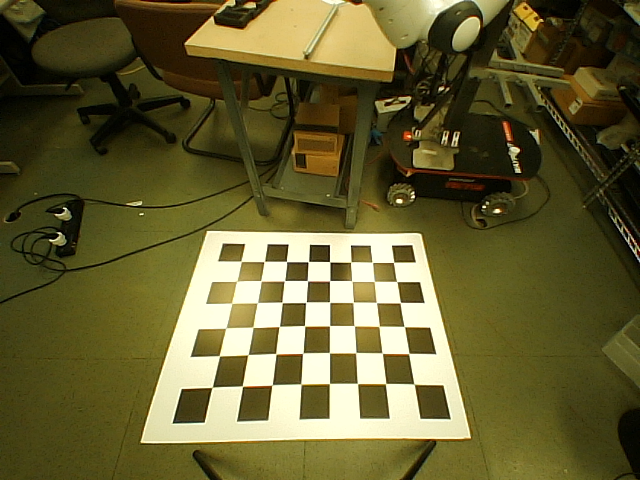
#> input picture TRINA/frontCamActual.png, 640 x 480 px, found by its file name
$ python homographySimple.py
#> lines starting #> are read from the running program, lines starting #| are printed output that depends on the picture
#working
import numpy as np
import cv2
import time

# path1 = r'C:\Users\Aman\Desktop\TRINA\OPENCV\source.jpg'
# path2 = r'C:\Users\Aman\Desktop\TRINA\OPENCV\desired.jpg'
path1 = r'C:\Users\Aman\Desktop\School\Python\TRINA\frontCamActual.png'
path2 = r'C:\Users\Aman\Desktop\School\Python\TRINA\frontCamDesired.png'


t = time.time()
img1 = cv2.imread(path1)
#> img1 is the input picture: shape (480, 640, 3); mean B, G, R 49.5, 93.9, 100.3
img2 = cv2.imread(path2)
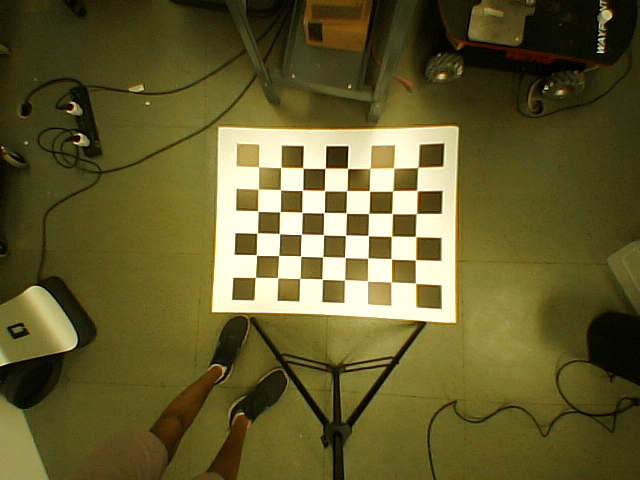
#> input picture TRINA/frontCamDesired.png, 640 x 480 px, found by its file name
#> img2 is the input picture: shape (480, 640, 3); mean B, G, R 44.7, 91.5, 98.8

img1 = cv2.cvtColor(img1, cv2.COLOR_BGR2GRAY)
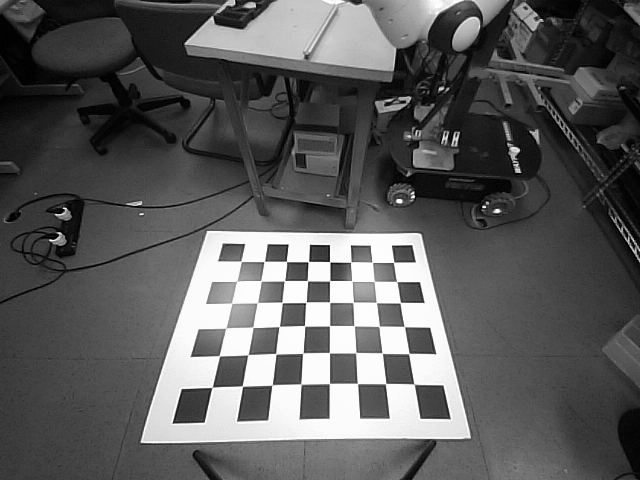
#> img1: shape (480, 640); min 0, max 254, mean 90.7
img2 = cv2.cvtColor(img2, cv2.COLOR_BGR2GRAY)
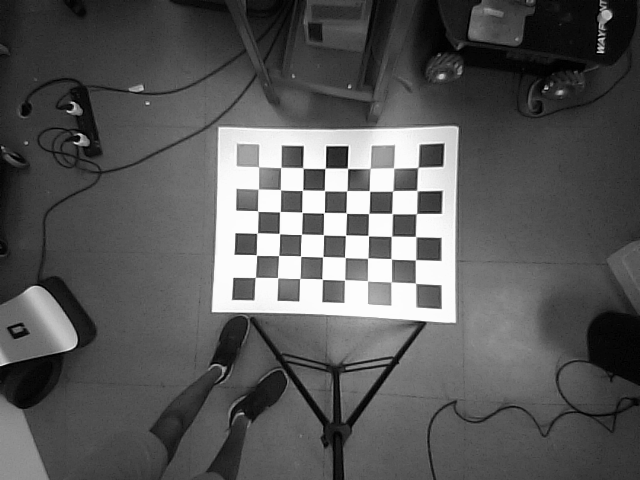
#> img2: shape (480, 640); min 0, max 254, mean 88.4


#patternSize stores the size of the chessboard you are looking for
patternSize = (8,6)

ret1, corners1 = cv2.findChessboardCorners(img1, patternSize)
#> ret1 = True; corners1 = 48 rows, first 8: [240.7, 261.2], [264.7, 261.3], [286.5, 261.4], [308.2, 261.9], [329.8, 261.9], [350.9, 262.2], [372.6, 262.4], [393.9, 262.1]
ret2, corners2 = cv2.findChessboardCorners(img2, patternSize)
#> ret2 = True; corners2 = 48 rows, first 8: [258.8, 167], [281, 167.4], [302.9, 168.1], [325, 168.3], [347.5, 168.3], [369.9, 168.5], [393.8, 168.3], [417.9, 167.4]


H, _ = cv2.findHomography(corners1, corners2)
#> H = [[1.73, 1.76, -335.3], [-0.196, 3.29, -460.4], [-0.0011, 0.00521, 1]]

print(H)
#| [[ 1.73308477e+00  1.75615974e+00 -3.35340811e+02]
#|  [-1.96324492e-01  3.29195597e+00 -4.60401589e+02]
#|  [-1.09548563e-03  5.20953349e-03  1.00000000e+00]]
print("This took {:.9f} seconds".format(time.time() - t))

#t = time.time()

# img1_warp = cv2.warpPerspective(img1, H, (img1.shape[1], img1.shape[0]))
def warpSingleImage(img,H):
    h,w = img.shape[:2]
#> h = 480; w = 640
    print(h,w)
#| 480 640
    pts = np.float32([[0,0],[0,h],[w,h],[w,0]]).reshape(-1,1,2)
#> pts = [[0, 0], [0, 480], [640, 480], [640, 0]]
    pts_ = cv2.perspectiveTransform(pts,H)
#> pts_ = [[-335.3, -460.4], [145, 319.9], [577.5, 355.1], [2589, -1960.8]]
    print(pts)
#| [[[  0.   0.]]
#|  [[  0. 480.]]
#|  [[640. 480.]]
#|  [[640.   0.]]]
    [xmin, ymin] = np.int32(pts_.min(axis=0).ravel() - 0.5)
#> xmin = -335; ymin = -1961
    [xmax, ymax] = np.int32(pts_.max(axis=0).ravel() + 0.5)
#> xmax = 2589; ymax = 355
#     template = np.zeros((xmax-xmin,ymax-ymin,3))
    t = [-xmin,-ymin]
#> t = [335, 1961]
    print(t,xmax,ymax)
#| [335, 1961] 2589 355
    Ht = np.array([[1,0,t[0]],[0,1,t[1]],[0,0,1]]) # translate
#> Ht = [[1, 0, 335], [0, 1, 1961], [0, 0, 1]]
    result = cv2.warpPerspective(img, Ht.dot(H), (xmax-xmin, ymax-ymin))
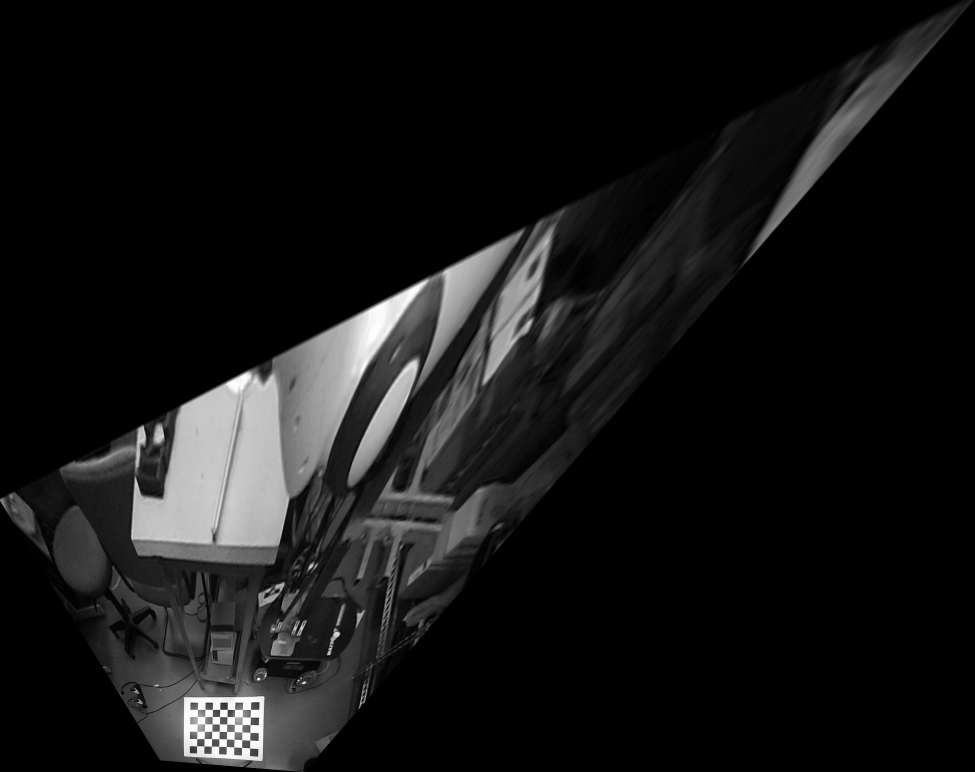
#> result: shape (2316, 2924) (shown at 1/3 size); min 0, max 254, mean 21.1
    result = cv2.resize(result,(480,720))
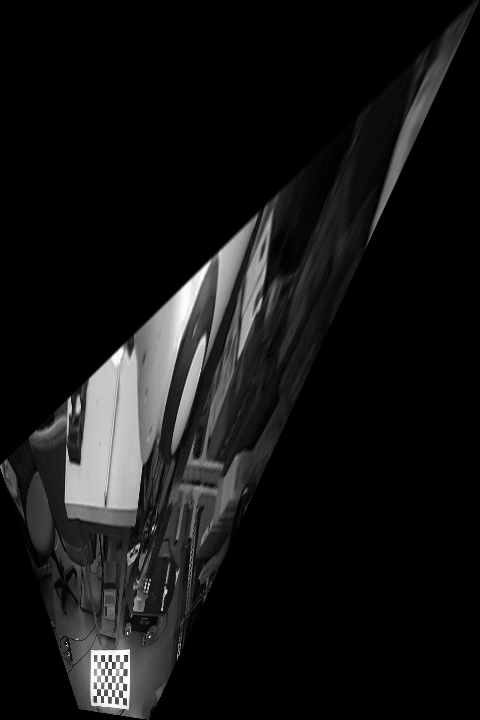
#> result: shape (720, 480); min 0, max 254, mean 21.1
    print(result.shape)
#| (720, 480)
#     template[t[1]:h+t[1],t[0]:w+t[0]] = result
    return result
img1_warp = warpSingleImage(img1,H)

#print("This took {:.9f} seconds".format(time.time() - t))


cv2.imshow('Original', img1)
cv2.imshow('Window', img1_warp)
cv2.waitKey(0)
cv2.destroyAllWindows()
